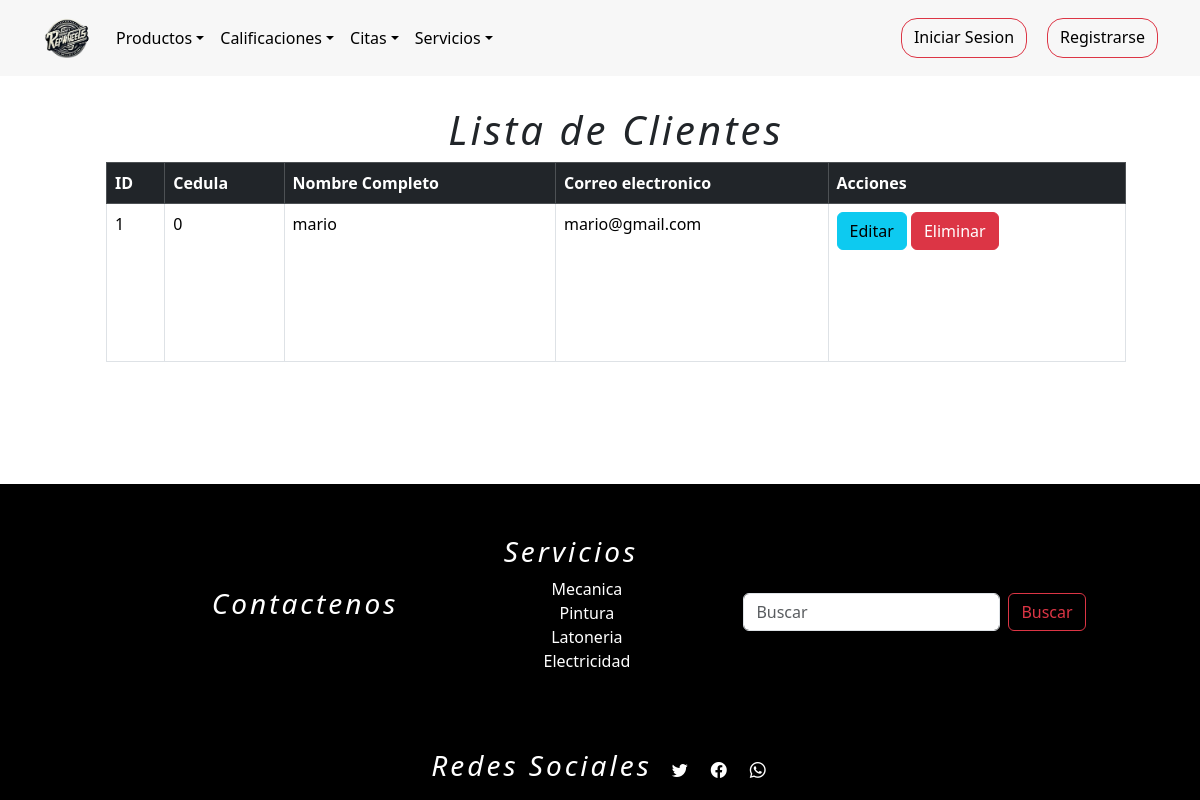
The app's page /listarCliente/, older data.
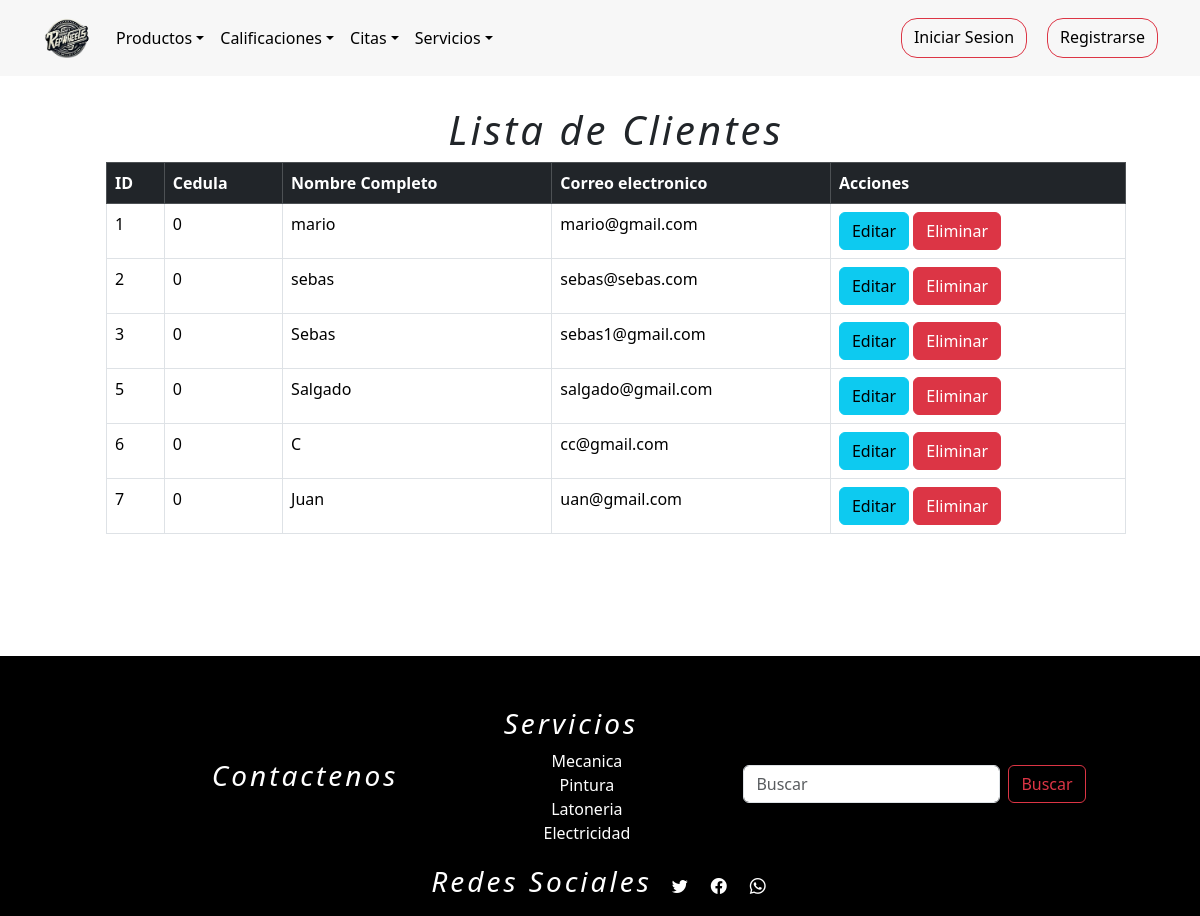
The same page, newer data.
### tienda/models.py (models this page shows, shortened)
class Usuarios(AbstractUser):
    username = None
    nombre = models.CharField(max_length=254)
    email = models.EmailField(max_length=254, unique=True,blank=False,null=True)
    password = models.CharField(max_length=254,blank=False,null=True)
    foto = models.ImageField(upload_to="media/", default="media/user.png")
    token_recuperar = models.CharField(max_length=254,blank=False,null=False,default=0)
    telefono=models.IntegerField(null=False,blank=True,default='0')
    cargo = models.CharField(max_length=254,null=False)
    direccion=models.CharField(max_length=254)
    cedula=models.IntegerField(blank=True,null=False,default='0')
    ROLES = (
        (1,"administrador"),
        (2,"proveedor"),
        (3,"empleado"),
        (4,"cliente"),
    )
    rol=models.IntegerField(choices=ROLES,default=4)
    n = models.IntegerField(blank=True,null=False,default=0)
    USERNAME_FIELD = "email"
    REQUIRED_FIELDS = ["nombre"]
    objects = CustomUserManager()

### tienda/views.py (the view)
# urls.py: path('listarCliente/',views.listarCliente, name="listarCliente"),
def listarCliente(request):
    q = Usuarios.objects.filter(rol=4)
    contexto = {"data" : q}
    return render(request, "tienda/clientes/listarCliente.html",contexto)

### tienda/templates/tienda/clientes/listarCliente.html (shortened to what this page needs)
{% extends 'tienda/base1.html' %}
{% load static %}
{% block contenedor %}
<div class="container-fluid m-3" style="padding:90px;">
<h1 class="h1">Lista de Clientes</h1>
<table class="table table-bordered">
  <thead class="table-dark">
    <tr>
      <th>ID</th>
      <th>Cedula</th>
      <th>Nombre Completo</th>
      <th>Correo electronico</th>
      <th>Acciones</th>
    </tr>
  </thead>
  <tbody>
    {% for r in data %}
    <tr>
      <td>{{ r.id }}</td>
      <td>{{ r.cedula }}</td>
      <td>{{ r.nombre }}</td>
      <td>{{ r.email }}</td>
      <td>
        <a type="button" class="btn btn-info" href="{% url 'clientesEditar' r.id %}"> Editar <br></a>
        <a type="button" class="btn btn-danger"
          href="javascript:eliminar('{% url 'clientesEliminar' r.id %}')">Eliminar</a>
      </td>
    </tr>
    {% endfor %}
  </tbody>
</table>
</div>
{% endblock %}

Row changes from the older to the newer data that the page shows:
added Usuarios: id "2", cedula "0", nombre "sebas", email "sebas@sebas.com"
added Usuarios: id "3", cedula "0", nombre "Sebas", email "sebas1@gmail.com"
added Usuarios: id "5", cedula "0", nombre "Salgado", email "salgado@gmail.com"
added Usuarios: id "6", cedula "0", nombre "C", email "cc@gmail.com"
added Usuarios: id "7", cedula "0", nombre "Juan", email "uan@gmail.com"
